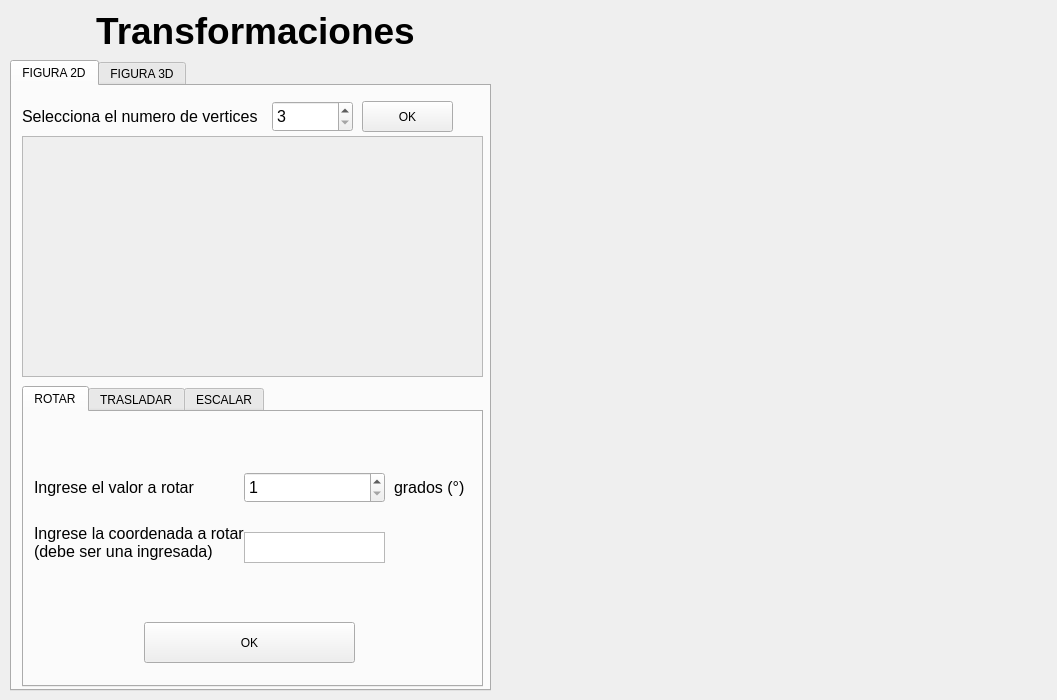
<?xml version="1.0" encoding="UTF-8"?>
<ui version="4.0">
 <class>MainWindow</class>
 <widget class="QMainWindow" name="MainWindow">
  <property name="geometry">
   <rect>
    <x>0</x>
    <y>0</y>
    <width>1057</width>
    <height>700</height>
   </rect>
  </property>
  <property name="windowTitle">
   <string>MainWindow</string>
  </property>
  <widget class="QWidget" name="centralwidget">
   <widget class="QLabel" name="app_title">
    <property name="geometry">
     <rect>
      <x>30</x>
      <y>0</y>
      <width>451</width>
      <height>61</height>
     </rect>
    </property>
    <property name="font">
     <font>
      <pointsize>28</pointsize>
      <bold>true</bold>
     </font>
    </property>
    <property name="text">
     <string>Transformaciones</string>
    </property>
    <property name="alignment">
     <set>Qt::AlignCenter</set>
    </property>
   </widget>
   <widget class="QWidget" name="verticalLayoutWidget">
    <property name="geometry">
     <rect>
      <x>520</x>
      <y>10</y>
      <width>521</width>
      <height>681</height>
     </rect>
    </property>
    <layout class="QVBoxLayout" name="graphic_output"/>
   </widget>
   <widget class="QTabWidget" name="tabWidget">
    <property name="geometry">
     <rect>
      <x>10</x>
      <y>60</y>
      <width>481</width>
      <height>631</height>
     </rect>
    </property>
    <property name="currentIndex">
     <number>0</number>
    </property>
    <widget class="QWidget" name="tab">
     <attribute name="title">
      <string>FIGURA 2D</string>
     </attribute>
     <widget class="QTabWidget" name="tabWidget_4">
      <property name="geometry">
       <rect>
        <x>10</x>
        <y>300</y>
        <width>461</width>
        <height>301</height>
       </rect>
      </property>
      <property name="currentIndex">
       <number>0</number>
      </property>
      <property name="tabsClosable">
       <bool>false</bool>
      </property>
      <widget class="QWidget" name="tab_9">
       <attribute name="title">
        <string>ROTAR</string>
       </attribute>
       <widget class="QLabel" name="label_9">
        <property name="geometry">
         <rect>
          <x>10</x>
          <y>60</y>
          <width>161</width>
          <height>31</height>
         </rect>
        </property>
        <property name="font">
         <font>
          <pointsize>12</pointsize>
         </font>
        </property>
        <property name="text">
         <string>Ingrese el valor a rotar</string>
        </property>
       </widget>
       <widget class="QLabel" name="label_16">
        <property name="geometry">
         <rect>
          <x>370</x>
          <y>60</y>
          <width>71</width>
          <height>31</height>
         </rect>
        </property>
        <property name="font">
         <font>
          <pointsize>12</pointsize>
         </font>
        </property>
        <property name="text">
         <string>grados (°)</string>
        </property>
       </widget>
       <widget class="QPushButton" name="btn_rot_2D">
        <property name="geometry">
         <rect>
          <x>120</x>
          <y>210</y>
          <width>211</width>
          <height>41</height>
         </rect>
        </property>
        <property name="text">
         <string>OK</string>
        </property>
       </widget>
       <widget class="QLabel" name="label_17">
        <property name="geometry">
         <rect>
          <x>10</x>
          <y>100</y>
          <width>221</width>
          <height>61</height>
         </rect>
        </property>
        <property name="font">
         <font>
          <pointsize>12</pointsize>
         </font>
        </property>
        <property name="text">
         <string>Ingrese la coordenada a rotar (debe ser una ingresada)</string>
        </property>
        <property name="wordWrap">
         <bool>true</bool>
        </property>
       </widget>
       <widget class="QTextEdit" name="te_coord_rot_2D">
        <property name="geometry">
         <rect>
          <x>220</x>
          <y>120</y>
          <width>141</width>
          <height>31</height>
         </rect>
        </property>
       </widget>
       <widget class="QSpinBox" name="spin_deg_rot_2D">
        <property name="geometry">
         <rect>
          <x>220</x>
          <y>60</y>
          <width>141</width>
          <height>31</height>
         </rect>
        </property>
        <property name="font">
         <font>
          <pointsize>12</pointsize>
         </font>
        </property>
        <property name="minimum">
         <number>1</number>
        </property>
        <property name="maximum">
         <number>359</number>
        </property>
        <property name="value">
         <number>1</number>
        </property>
       </widget>
      </widget>
      <widget class="QWidget" name="tab_10">
       <attribute name="title">
        <string>TRASLADAR</string>
       </attribute>
       <widget class="QTextEdit" name="te_vec_tras_2D">
        <property name="geometry">
         <rect>
          <x>160</x>
          <y>100</y>
          <width>131</width>
          <height>31</height>
         </rect>
        </property>
       </widget>
       <widget class="QLabel" name="label_18">
        <property name="geometry">
         <rect>
          <x>100</x>
          <y>50</y>
          <width>241</width>
          <height>31</height>
         </rect>
        </property>
        <property name="font">
         <font>
          <pointsize>12</pointsize>
         </font>
        </property>
        <property name="text">
         <string>Introduzca el vector (x, y): Ej. 13, 4</string>
        </property>
        <property name="alignment">
         <set>Qt::AlignRight|Qt::AlignTrailing|Qt::AlignVCenter</set>
        </property>
       </widget>
       <widget class="QPushButton" name="btn_tras_2D">
        <property name="geometry">
         <rect>
          <x>120</x>
          <y>210</y>
          <width>211</width>
          <height>41</height>
         </rect>
        </property>
        <property name="text">
         <string>OK</string>
        </property>
       </widget>
      </widget>
      <widget class="QWidget" name="tab_11">
       <attribute name="title">
        <string>ESCALAR</string>
       </attribute>
       <widget class="QTextEdit" name="te_per_esc_2D">
        <property name="geometry">
         <rect>
          <x>212</x>
          <y>60</y>
          <width>141</width>
          <height>31</height>
         </rect>
        </property>
       </widget>
       <widget class="QLabel" name="label_19">
        <property name="geometry">
         <rect>
          <x>360</x>
          <y>60</y>
          <width>61</width>
          <height>31</height>
         </rect>
        </property>
        <property name="font">
         <font>
          <pointsize>12</pointsize>
         </font>
        </property>
        <property name="text">
         <string>%</string>
        </property>
       </widget>
       <widget class="QPushButton" name="btn_esc_2D">
        <property name="geometry">
         <rect>
          <x>120</x>
          <y>210</y>
          <width>211</width>
          <height>41</height>
         </rect>
        </property>
        <property name="text">
         <string>OK</string>
        </property>
       </widget>
       <widget class="QLabel" name="label_20">
        <property name="geometry">
         <rect>
          <x>110</x>
          <y>60</y>
          <width>91</width>
          <height>31</height>
         </rect>
        </property>
        <property name="font">
         <font>
          <pointsize>12</pointsize>
         </font>
        </property>
        <property name="text">
         <string>Porcentaje</string>
        </property>
       </widget>
      </widget>
     </widget>
     <widget class="QSpinBox" name="spin_vertix_2D">
      <property name="geometry">
       <rect>
        <x>260</x>
        <y>15</y>
        <width>81</width>
        <height>31</height>
       </rect>
      </property>
      <property name="font">
       <font>
        <pointsize>12</pointsize>
       </font>
      </property>
      <property name="minimum">
       <number>3</number>
      </property>
      <property name="maximum">
       <number>10</number>
      </property>
     </widget>
     <widget class="QScrollArea" name="scrollArea_vertix_2D">
      <property name="geometry">
       <rect>
        <x>10</x>
        <y>50</y>
        <width>461</width>
        <height>241</height>
       </rect>
      </property>
      <property name="widgetResizable">
       <bool>true</bool>
      </property>
      <widget class="QWidget" name="scrollAreaWidgetContents_4">
       <property name="geometry">
        <rect>
         <x>0</x>
         <y>0</y>
         <width>459</width>
         <height>239</height>
        </rect>
       </property>
       <widget class="QWidget" name="verticalLayoutWidget_2">
        <property name="geometry">
         <rect>
          <x>220</x>
          <y>-1</y>
          <width>231</width>
          <height>241</height>
         </rect>
        </property>
        <layout class="QVBoxLayout" name="verticalLayout"/>
       </widget>
       <widget class="QWidget" name="verticalLayoutWidget_3">
        <property name="geometry">
         <rect>
          <x>9</x>
          <y>-1</y>
          <width>191</width>
          <height>241</height>
         </rect>
        </property>
        <layout class="QVBoxLayout" name="verticalLayout_2"/>
       </widget>
      </widget>
     </widget>
     <widget class="QPushButton" name="btn_vertix_3D">
      <property name="geometry">
       <rect>
        <x>350</x>
        <y>15</y>
        <width>91</width>
        <height>31</height>
       </rect>
      </property>
      <property name="text">
       <string>OK</string>
      </property>
     </widget>
     <widget class="QLabel" name="label_21">
      <property name="geometry">
       <rect>
        <x>10</x>
        <y>10</y>
        <width>241</width>
        <height>41</height>
       </rect>
      </property>
      <property name="font">
       <font>
        <pointsize>12</pointsize>
       </font>
      </property>
      <property name="text">
       <string>Selecciona el numero de vertices</string>
      </property>
     </widget>
    </widget>
    <widget class="QWidget" name="tab_2">
     <attribute name="title">
      <string>FIGURA 3D</string>
     </attribute>
     <widget class="QTabWidget" name="tabWidget_3">
      <property name="geometry">
       <rect>
        <x>10</x>
        <y>300</y>
        <width>461</width>
        <height>301</height>
       </rect>
      </property>
      <property name="currentIndex">
       <number>2</number>
      </property>
      <property name="tabsClosable">
       <bool>false</bool>
      </property>
      <widget class="QWidget" name="tab_6">
       <attribute name="title">
        <string>ROTAR</string>
       </attribute>
       <widget class="QLabel" name="label_8">
        <property name="geometry">
         <rect>
          <x>20</x>
          <y>20</y>
          <width>191</width>
          <height>31</height>
         </rect>
        </property>
        <property name="font">
         <font>
          <pointsize>12</pointsize>
         </font>
        </property>
        <property name="text">
         <string>Ingrese el valor a rotar en X</string>
        </property>
       </widget>
       <widget class="QLabel" name="label_10">
        <property name="geometry">
         <rect>
          <x>370</x>
          <y>20</y>
          <width>71</width>
          <height>31</height>
         </rect>
        </property>
        <property name="font">
         <font>
          <pointsize>12</pointsize>
         </font>
        </property>
        <property name="text">
         <string>grados (°)</string>
        </property>
       </widget>
       <widget class="QPushButton" name="pb_rot_3D">
        <property name="geometry">
         <rect>
          <x>120</x>
          <y>210</y>
          <width>211</width>
          <height>41</height>
         </rect>
        </property>
        <property name="text">
         <string>OK</string>
        </property>
       </widget>
       <widget class="QSpinBox" name="spin_degX_rot_3D">
        <property name="geometry">
         <rect>
          <x>220</x>
          <y>20</y>
          <width>141</width>
          <height>31</height>
         </rect>
        </property>
        <property name="font">
         <font>
          <pointsize>12</pointsize>
         </font>
        </property>
        <property name="minimum">
         <number>1</number>
        </property>
        <property name="maximum">
         <number>359</number>
        </property>
        <property name="value">
         <number>1</number>
        </property>
       </widget>
       <widget class="QLabel" name="label_22">
        <property name="geometry">
         <rect>
          <x>370</x>
          <y>80</y>
          <width>71</width>
          <height>31</height>
         </rect>
        </property>
        <property name="font">
         <font>
          <pointsize>12</pointsize>
         </font>
        </property>
        <property name="text">
         <string>grados (°)</string>
        </property>
       </widget>
       <widget class="QLabel" name="label_23">
        <property name="geometry">
         <rect>
          <x>20</x>
          <y>80</y>
          <width>191</width>
          <height>31</height>
         </rect>
        </property>
        <property name="font">
         <font>
          <pointsize>12</pointsize>
         </font>
        </property>
        <property name="text">
         <string>Ingrese el valor a rotar en Y</string>
        </property>
       </widget>
       <widget class="QSpinBox" name="spin_degY_rot_3D">
        <property name="geometry">
         <rect>
          <x>220</x>
          <y>80</y>
          <width>141</width>
          <height>31</height>
         </rect>
        </property>
        <property name="font">
         <font>
          <pointsize>12</pointsize>
         </font>
        </property>
        <property name="minimum">
         <number>1</number>
        </property>
        <property name="maximum">
         <number>359</number>
        </property>
        <property name="value">
         <number>1</number>
        </property>
       </widget>
       <widget class="QLabel" name="label_24">
        <property name="geometry">
         <rect>
          <x>370</x>
          <y>140</y>
          <width>71</width>
          <height>31</height>
         </rect>
        </property>
        <property name="font">
         <font>
          <pointsize>12</pointsize>
         </font>
        </property>
        <property name="text">
         <string>grados (°)</string>
        </property>
       </widget>
       <widget class="QSpinBox" name="spin_degZ_rot_3D">
        <property name="geometry">
         <rect>
          <x>220</x>
          <y>140</y>
          <width>141</width>
          <height>31</height>
         </rect>
        </property>
        <property name="font">
         <font>
          <pointsize>12</pointsize>
         </font>
        </property>
        <property name="minimum">
         <number>1</number>
        </property>
        <property name="maximum">
         <number>359</number>
        </property>
        <property name="value">
         <number>1</number>
        </property>
       </widget>
       <widget class="QLabel" name="label_25">
        <property name="geometry">
         <rect>
          <x>20</x>
          <y>140</y>
          <width>191</width>
          <height>31</height>
         </rect>
        </property>
        <property name="font">
         <font>
          <pointsize>12</pointsize>
         </font>
        </property>
        <property name="text">
         <string>Ingrese el valor a rotar en Z</string>
        </property>
       </widget>
      </widget>
      <widget class="QWidget" name="tab_7">
       <attribute name="title">
        <string>TRASLADAR</string>
       </attribute>
       <widget class="QTextEdit" name="te_vec_tras_3D">
        <property name="geometry">
         <rect>
          <x>160</x>
          <y>120</y>
          <width>131</width>
          <height>31</height>
         </rect>
        </property>
       </widget>
       <widget class="QLabel" name="label_12">
        <property name="geometry">
         <rect>
          <x>100</x>
          <y>60</y>
          <width>261</width>
          <height>31</height>
         </rect>
        </property>
        <property name="font">
         <font>
          <pointsize>12</pointsize>
         </font>
        </property>
        <property name="text">
         <string>Introduzca el vector (x, y, z): Ej. 3, 4, 1</string>
        </property>
        <property name="alignment">
         <set>Qt::AlignRight|Qt::AlignTrailing|Qt::AlignVCenter</set>
        </property>
       </widget>
       <widget class="QPushButton" name="pb_tras_3D">
        <property name="geometry">
         <rect>
          <x>120</x>
          <y>210</y>
          <width>211</width>
          <height>41</height>
         </rect>
        </property>
        <property name="text">
         <string>OK</string>
        </property>
       </widget>
      </widget>
      <widget class="QWidget" name="tab_8">
       <attribute name="title">
        <string>ESCALAR</string>
       </attribute>
       <widget class="QTextEdit" name="te_per_esc_3D">
        <property name="geometry">
         <rect>
          <x>212</x>
          <y>60</y>
          <width>141</width>
          <height>31</height>
         </rect>
        </property>
       </widget>
       <widget class="QLabel" name="label_13">
        <property name="geometry">
         <rect>
          <x>360</x>
          <y>60</y>
          <width>61</width>
          <height>31</height>
         </rect>
        </property>
        <property name="font">
         <font>
          <pointsize>12</pointsize>
         </font>
        </property>
        <property name="text">
         <string>%</string>
        </property>
       </widget>
       <widget class="QPushButton" name="pb_esc_3D">
        <property name="geometry">
         <rect>
          <x>120</x>
          <y>210</y>
          <width>211</width>
          <height>41</height>
         </rect>
        </property>
        <property name="text">
         <string>OK</string>
        </property>
       </widget>
       <widget class="QLabel" name="label_14">
        <property name="geometry">
         <rect>
          <x>110</x>
          <y>60</y>
          <width>91</width>
          <height>31</height>
         </rect>
        </property>
        <property name="font">
         <font>
          <pointsize>12</pointsize>
         </font>
        </property>
        <property name="text">
         <string>Porcentaje</string>
        </property>
       </widget>
      </widget>
     </widget>
     <widget class="QPushButton" name="btn_p_3D">
      <property name="geometry">
       <rect>
        <x>130</x>
        <y>250</y>
        <width>211</width>
        <height>41</height>
       </rect>
      </property>
      <property name="text">
       <string>OK</string>
      </property>
     </widget>
     <widget class="QLabel" name="label_15">
      <property name="geometry">
       <rect>
        <x>100</x>
        <y>10</y>
        <width>291</width>
        <height>41</height>
       </rect>
      </property>
      <property name="font">
       <font>
        <pointsize>14</pointsize>
        <bold>true</bold>
       </font>
      </property>
      <property name="text">
       <string>Selecciona una de las 3 plantillas</string>
      </property>
     </widget>
     <widget class="QLabel" name="label_2">
      <property name="geometry">
       <rect>
        <x>20</x>
        <y>70</y>
        <width>121</width>
        <height>121</height>
       </rect>
      </property>
      <property name="text">
       <string/>
      </property>
      <property name="pixmap">
       <pixmap>../imgs/Figure_1a.png</pixmap>
      </property>
     </widget>
     <widget class="QLabel" name="label_3">
      <property name="geometry">
       <rect>
        <x>180</x>
        <y>70</y>
        <width>121</width>
        <height>121</height>
       </rect>
      </property>
      <property name="text">
       <string/>
      </property>
      <property name="pixmap">
       <pixmap>../imgs/Figure_2a.png</pixmap>
      </property>
     </widget>
     <widget class="QLabel" name="label_4">
      <property name="geometry">
       <rect>
        <x>330</x>
        <y>70</y>
        <width>121</width>
        <height>121</height>
       </rect>
      </property>
      <property name="text">
       <string/>
      </property>
      <property name="pixmap">
       <pixmap>../imgs/Figure_3a.png</pixmap>
      </property>
     </widget>
     <widget class="QRadioButton" name="rbtn_p1_3D">
      <property name="geometry">
       <rect>
        <x>30</x>
        <y>210</y>
        <width>89</width>
        <height>20</height>
       </rect>
      </property>
      <property name="font">
       <font>
        <pointsize>12</pointsize>
       </font>
      </property>
      <property name="text">
       <string>Plantilla 1</string>
      </property>
     </widget>
     <widget class="QRadioButton" name="rbtn_p2_3D">
      <property name="geometry">
       <rect>
        <x>190</x>
        <y>210</y>
        <width>89</width>
        <height>20</height>
       </rect>
      </property>
      <property name="font">
       <font>
        <pointsize>12</pointsize>
       </font>
      </property>
      <property name="text">
       <string>Plantilla 2</string>
      </property>
     </widget>
     <widget class="QRadioButton" name="rbtn_p3_3D">
      <property name="geometry">
       <rect>
        <x>340</x>
        <y>210</y>
        <width>89</width>
        <height>20</height>
       </rect>
      </property>
      <property name="font">
       <font>
        <pointsize>12</pointsize>
       </font>
      </property>
      <property name="text">
       <string>Plantilla 3</string>
      </property>
     </widget>
    </widget>
   </widget>
  </widget>
 </widget>
 <resources/>
 <connections/>
</ui>
